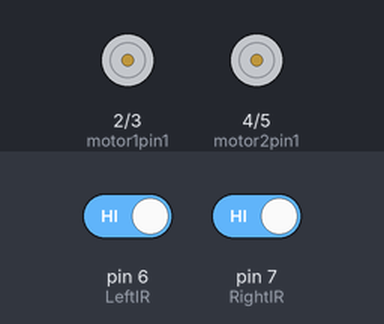
Recording of a sketch running on a simulated Arduino Uno, built with avr-gcc and run on an emulated ATmega328P. Shown: motor-driver pin pairs drawn as motors (green arrow = first pin HIGH = forward, orange = second pin HIGH = backward, longer = more drive). The test bench sets the inputs (shaded band); at power-on: pin 7 (RightIR) HIGH, pin 6 (LeftIR) HIGH.

Above: at 1.2 s.
1.3 s: pin 7 (RightIR) driven LOW
At 1.8 s:
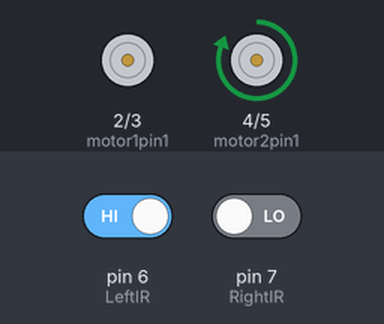
2.8 s: pin 6 (LeftIR) driven LOW
At 4.0 s:
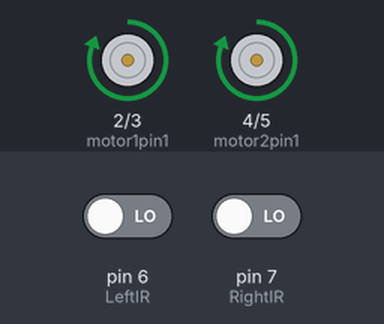
4.3 s: pin 6 (LeftIR) driven HIGH
At 5.2 s:
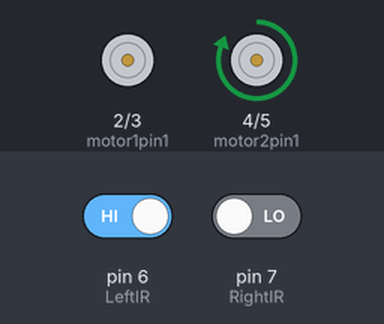
5.8 s: pin 7 (RightIR) driven HIGH
At 6.4 s:
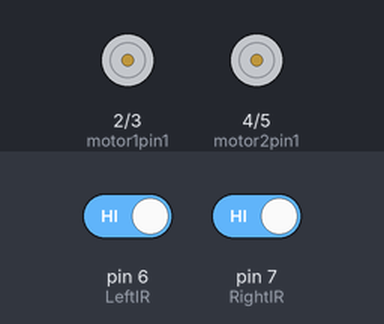
Timing chart, 0 to 8.3 s (numbered marks = the images above; inputs shaded):
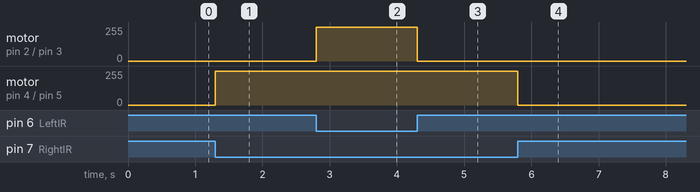

Measured:
- after the input at 1.3 s, motor on pin 4 (motor2pin1) / pin 5 (motor2pin2): stopped → forward 255/255 at once
- after the input at 2.8 s, motor on pin 2 (motor1pin1) / pin 3 (motor1pin2): stopped → forward 255/255 at once
- after the input at 4.3 s, motor on pin 2 (motor1pin1) / pin 3 (motor1pin2): forward 255/255 → stopped at once
- after the input at 5.8 s, motor on pin 4 (motor2pin1) / pin 5 (motor2pin2): forward 255/255 → stopped at once

The sketch:

drive123.ino
```cpp
int motor1pin1 = 2;
int motor1pin2 = 3;

int motor2pin1 = 4;
int motor2pin2 = 5;

int LeftIR = 6;
int RightIR = 7;

void setup() {
  // put your setup code here, to run once:
  pinMode(motor1pin1, OUTPUT);
  pinMode(motor1pin2, OUTPUT);
  pinMode(motor2pin1, OUTPUT);
  pinMode(motor2pin2, OUTPUT);
  pinMode(LeftIR, INPUT);
  pinMode(RightIR, INPUT);
}

void loop() {
  // put your main code here, to run repeatedly:
  if (digitalRead(LeftIR) == LOW && digitalRead(RightIR) == LOW  )
  {
    digitalWrite(motor1pin1 , HIGH);
    digitalWrite(motor2pin1 , HIGH);
  }
  else if (digitalRead(LeftIR) == HIGH && digitalRead(RightIR) == HIGH  )
  {
    digitalWrite(motor1pin1 , LOW);
    digitalWrite(motor2pin1 , LOW);
  }
    else if (digitalRead(LeftIR) == HIGH && digitalRead(RightIR) == LOW )
  {
    digitalWrite(motor1pin1 , LOW);
    digitalWrite(motor2pin1 , HIGH);
  }
    else if (digitalRead(LeftIR) == HIGH && digitalRead(RightIR) == LOW )
  {
    digitalWrite(motor1pin1 , HIGH);
    digitalWrite(motor2pin1 , LOW);
  }
}
```
